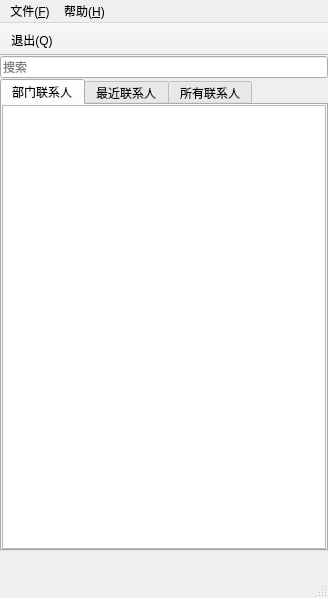
<?xml version="1.0" encoding="UTF-8"?>
<ui version="4.0">
 <class>MainWindow</class>
 <widget class="QMainWindow" name="MainWindow">
  <property name="geometry">
   <rect>
    <x>0</x>
    <y>0</y>
    <width>328</width>
    <height>598</height>
   </rect>
  </property>
  <property name="windowTitle">
   <string>MainWindow</string>
  </property>
  <property name="locale">
   <locale language="Chinese" country="China"/>
  </property>
  <property name="toolButtonStyle">
   <enum>Qt::ToolButtonTextBesideIcon</enum>
  </property>
  <widget class="QWidget" name="centralwidget">
   <layout class="QVBoxLayout" name="verticalLayout">
    <property name="spacing">
     <number>1</number>
    </property>
    <property name="leftMargin">
     <number>0</number>
    </property>
    <property name="topMargin">
     <number>0</number>
    </property>
    <property name="rightMargin">
     <number>0</number>
    </property>
    <property name="bottomMargin">
     <number>0</number>
    </property>
    <item>
     <widget class="QLineEdit" name="lineEdit">
      <property name="placeholderText">
       <string>搜索</string>
      </property>
     </widget>
    </item>
    <item>
     <widget class="QTabWidget" name="tabWidget">
      <property name="tabPosition">
       <enum>QTabWidget::North</enum>
      </property>
      <property name="tabShape">
       <enum>QTabWidget::Rounded</enum>
      </property>
      <property name="currentIndex">
       <number>0</number>
      </property>
      <property name="elideMode">
       <enum>Qt::ElideNone</enum>
      </property>
      <property name="documentMode">
       <bool>false</bool>
      </property>
      <property name="tabsClosable">
       <bool>false</bool>
      </property>
      <property name="movable">
       <bool>false</bool>
      </property>
      <property name="tabBarAutoHide">
       <bool>false</bool>
      </property>
      <widget class="QWidget" name="tab_department">
       <attribute name="title">
        <string>部门联系人</string>
       </attribute>
       <layout class="QVBoxLayout" name="verticalLayout_3">
        <property name="leftMargin">
         <number>0</number>
        </property>
        <property name="topMargin">
         <number>0</number>
        </property>
        <property name="rightMargin">
         <number>0</number>
        </property>
        <property name="bottomMargin">
         <number>0</number>
        </property>
        <item>
         <widget class="QListWidget" name="list_department"/>
        </item>
       </layout>
      </widget>
      <widget class="QWidget" name="tab_recent">
       <attribute name="title">
        <string>最近联系人</string>
       </attribute>
       <layout class="QVBoxLayout" name="verticalLayout_4">
        <property name="leftMargin">
         <number>0</number>
        </property>
        <property name="topMargin">
         <number>0</number>
        </property>
        <property name="rightMargin">
         <number>0</number>
        </property>
        <property name="bottomMargin">
         <number>0</number>
        </property>
        <item>
         <widget class="QListWidget" name="list_recent"/>
        </item>
       </layout>
      </widget>
      <widget class="QWidget" name="tab_all">
       <property name="sizePolicy">
        <sizepolicy hsizetype="Preferred" vsizetype="Preferred">
         <horstretch>0</horstretch>
         <verstretch>0</verstretch>
        </sizepolicy>
       </property>
       <attribute name="title">
        <string>所有联系人</string>
       </attribute>
       <layout class="QVBoxLayout" name="verticalLayout_6">
        <property name="leftMargin">
         <number>0</number>
        </property>
        <property name="topMargin">
         <number>0</number>
        </property>
        <property name="rightMargin">
         <number>0</number>
        </property>
        <property name="bottomMargin">
         <number>0</number>
        </property>
        <item>
         <widget class="QTreeWidget" name="tree_all">
          <property name="sizePolicy">
           <sizepolicy hsizetype="Expanding" vsizetype="Expanding">
            <horstretch>0</horstretch>
            <verstretch>0</verstretch>
           </sizepolicy>
          </property>
          <column>
           <property name="text">
            <string notr="true">1</string>
           </property>
          </column>
         </widget>
        </item>
       </layout>
      </widget>
     </widget>
    </item>
    <item>
     <widget class="QWidget" name="c_self" native="true">
      <property name="minimumSize">
       <size>
        <width>0</width>
        <height>24</height>
       </size>
      </property>
      <layout class="QVBoxLayout" name="verticalLayout_5">
       <property name="leftMargin">
        <number>0</number>
       </property>
       <property name="topMargin">
        <number>0</number>
       </property>
       <property name="rightMargin">
        <number>0</number>
       </property>
       <property name="bottomMargin">
        <number>0</number>
       </property>
      </layout>
     </widget>
    </item>
   </layout>
  </widget>
  <widget class="QMenuBar" name="menubar">
   <property name="geometry">
    <rect>
     <x>0</x>
     <y>0</y>
     <width>328</width>
     <height>22</height>
    </rect>
   </property>
   <widget class="QMenu" name="menu_F">
    <property name="title">
     <string>文件(&amp;F)</string>
    </property>
    <addaction name="action_exit"/>
   </widget>
   <widget class="QMenu" name="menu_H">
    <property name="title">
     <string>帮助(&amp;H)</string>
    </property>
    <addaction name="action_help"/>
    <addaction name="separator"/>
    <addaction name="action_about_qt"/>
    <addaction name="action_about"/>
   </widget>
   <addaction name="menu_F"/>
   <addaction name="menu_H"/>
  </widget>
  <widget class="QStatusBar" name="statusbar"/>
  <widget class="QToolBar" name="toolbar">
   <property name="windowTitle">
    <string>工具栏</string>
   </property>
   <property name="movable">
    <bool>false</bool>
   </property>
   <property name="allowedAreas">
    <set>Qt::TopToolBarArea</set>
   </property>
   <property name="toolButtonStyle">
    <enum>Qt::ToolButtonTextBesideIcon</enum>
   </property>
   <property name="floatable">
    <bool>false</bool>
   </property>
   <attribute name="toolBarArea">
    <enum>TopToolBarArea</enum>
   </attribute>
   <attribute name="toolBarBreak">
    <bool>false</bool>
   </attribute>
   <addaction name="action_exit"/>
  </widget>
  <action name="action_exit">
   <property name="enabled">
    <bool>true</bool>
   </property>
   <property name="icon">
    <iconset theme="application-exit" resource="../icons.qrc">
     <normaloff>:/ui/icons/application-exit.svg</normaloff>:/ui/icons/application-exit.svg</iconset>
   </property>
   <property name="text">
    <string>退出(&amp;Q)</string>
   </property>
   <property name="toolTip">
    <string>退出登录，关闭程序</string>
   </property>
   <property name="menuRole">
    <enum>QAction::TextHeuristicRole</enum>
   </property>
   <property name="iconVisibleInMenu">
    <bool>true</bool>
   </property>
  </action>
  <action name="action_about_qt">
   <property name="text">
    <string>关于&amp;Qt</string>
   </property>
  </action>
  <action name="action_about">
   <property name="text">
    <string>关于(&amp;A)</string>
   </property>
  </action>
  <action name="action_help">
   <property name="text">
    <string>帮助(&amp;H)</string>
   </property>
  </action>
 </widget>
 <resources>
  <include location="../icons.qrc"/>
 </resources>
 <connections/>
</ui>
